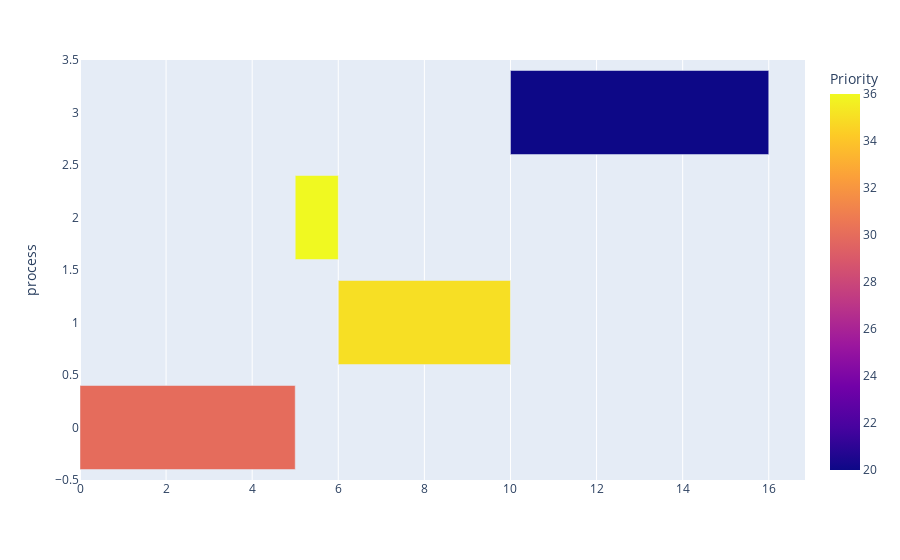

Notebook code for this chart:
### Code cell
fig = px.timeline(df, x_start="Start", x_end="Finish", y="process", color="Priority")

df['delta'] = df['Finish'] - df['Start']
fig.layout.xaxis.type = 'linear'
fig.data[0].x = df.delta.tolist()
fig.data[0].base = df.Start.tolist()
fig.show()

### Figure 1 — Plotly figure (JSON) as saved in the notebook; plotly's stock layout.template omitted (floating-point values rounded to 4 significant figures)
{"data": [{"base": [0, 5, 6, 10], "hovertemplate": "Start=%{base}<br>Finish=%{x}<br>process=%{y}<br>Priority=%{marker.color}<extra></extra>", "legendgroup": "", "marker": {"color": [30, 36, 35, 20], "coloraxis": "coloraxis", "pattern": {"shape": ""}}, "name": "", "orientation": "h", "showlegend": false, "textposition": "auto", "type": "bar", "x": [5, 1, 4, 6], "xaxis": "x", "y": [0, 2, 1, 3], "yaxis": "y"}], "layout": {"barmode": "overlay", "coloraxis": {"colorbar": {"title": {"text": "Priority"}}, "colorscale": [[0, "#0d0887"], [0.1111, "#46039f"], [0.2222, "#7201a8"], [0.3333, "#9c179e"], [0.4444, "#bd3786"], [0.5556, "#d8576b"], [0.6667, "#ed7953"], [0.7778, "#fb9f3a"], [0.8889, "#fdca26"], [1, "#f0f921"]]}, "legend": {"tracegroupgap": 0}, "margin": {"t": 60}, "xaxis": {"anchor": "y", "domain": [0, 1], "type": "linear"}, "yaxis": {"anchor": "x", "domain": [0, 1], "title": {"text": "process"}}}}
